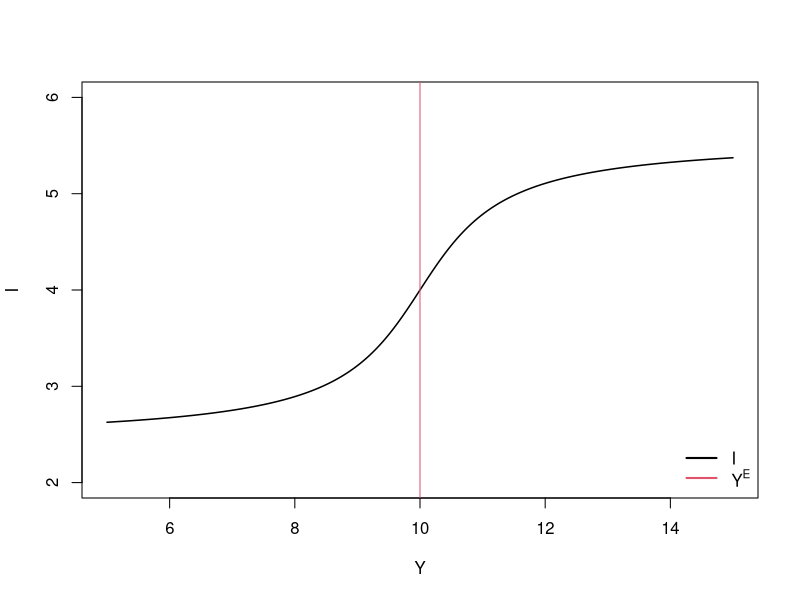
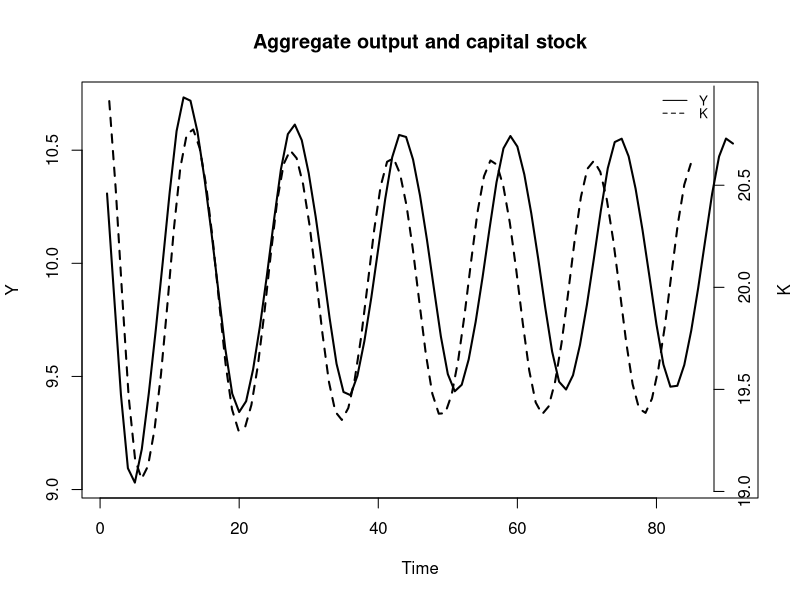
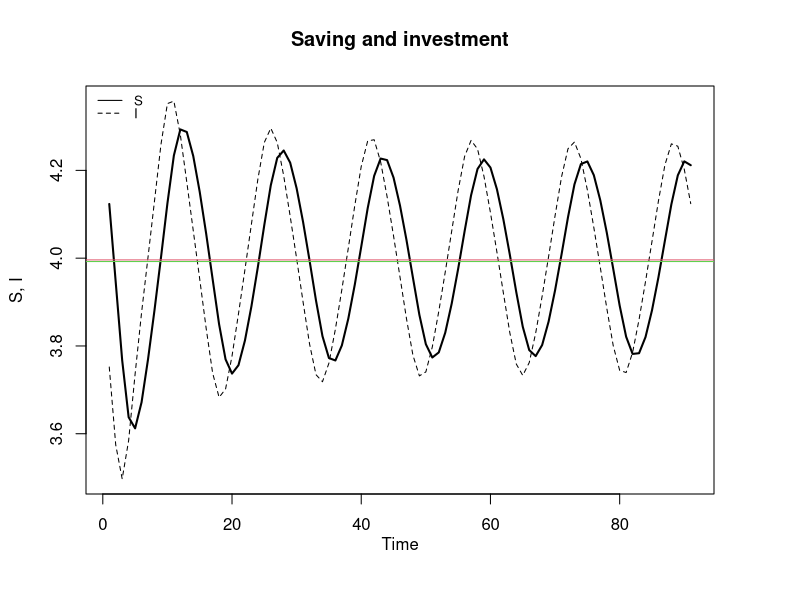
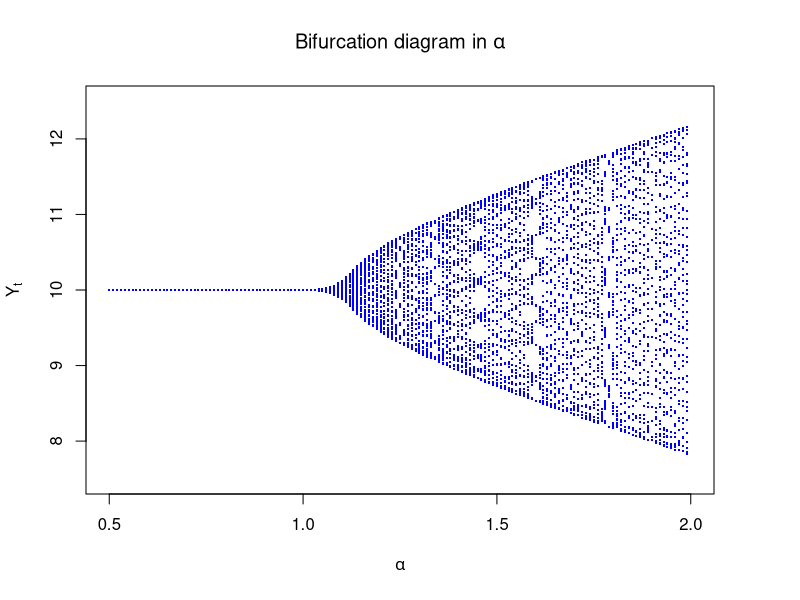
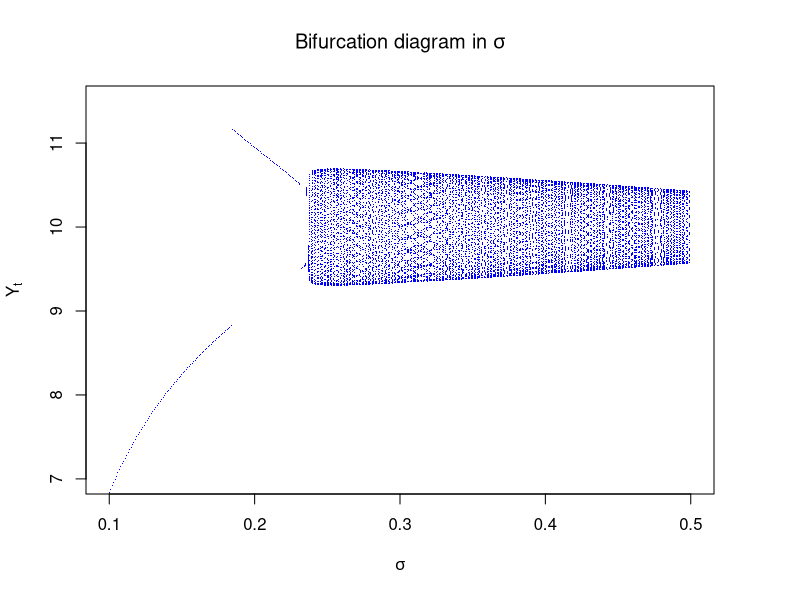
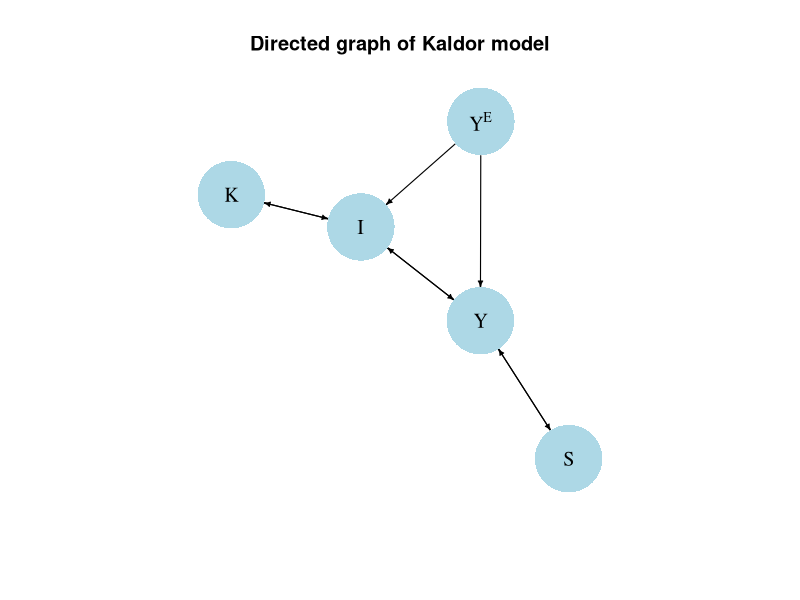
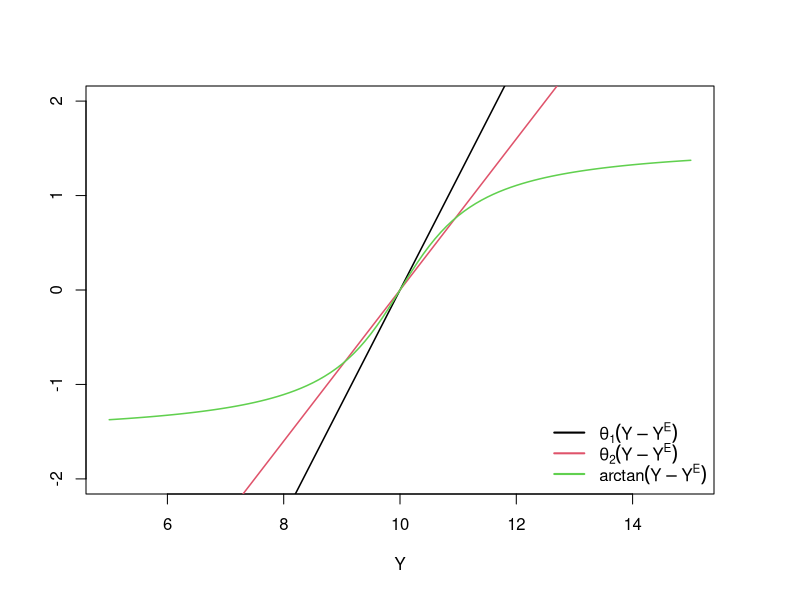
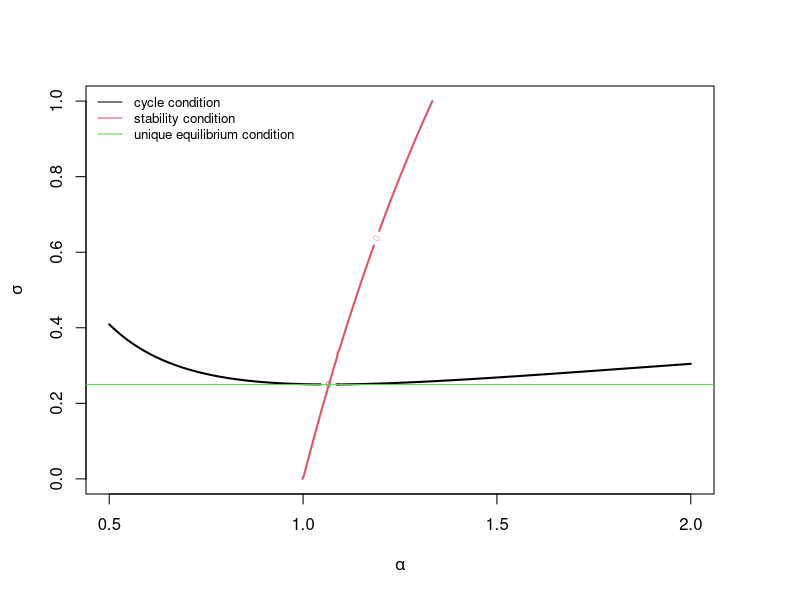

The R source for these figures, in order:
## ---- chunk 1
#| label: fig-inv
#| fig-cap: Kaldor's sigmoid investment function

#### Plot investment function 
# Set  parameter values
alpha=1.2 # adjustment speed of output
delta=0.2 # depreciation rate
sigma=0.4 # propensity to save
Y_E=10    # normal level of output
gamma=0.6 # sensitivity of investment to deviations of actual from normal cap stock
K=sigma*Y_E/delta # set capital stock to normal level

# Create investment function using Y as argument
inv= function(Y){
  sigma*Y_E + gamma*(sigma*Y_E/delta - K) + atan(Y - Y_E)
}

# Plot the function in (I,Y) space
curve(inv, from = 5, to = 15, col = 1, xlab="Y", ylab="I" , main="",
      lwd=1.5, n=10000, ylim=range(2,6))
abline(v=Y_E, col=2)
legend("bottomright", legend = c("I", expression(Y^E)), 
       col = c(1, 2), lwd = 2, bty = "n")

## ---- chunk 2
# Clear the environment
rm(list=ls(all=TRUE))

# Set number of periods
Q=200

# Set number of scenarios 
Scen=1

# Create (Scen x Q)-matrices that will contain the simulated data
Y=matrix(data=1,nrow=Scen,ncol=Q) # Income/output
K=matrix(data=1,nrow=Scen,ncol=Q) # capital stock
S=matrix(data=1,nrow=Scen,ncol=Q) # saving
I=matrix(data=1,nrow=Scen,ncol=Q) # Investment

# Set fixed parameter values
alpha=1.2 # adjustment speed of output
delta=0.2 # depreciation rate
sigma=0.4 # propensity to save
Y_E=10    # normal level of output
gamma=0.6 # sensitivity of investment to deviations of actual from normal cap stock

# Simulate the model by looping over Q time periods for Scen different scenarios
for (i in 1:Scen){
  
  for (t in 2:Q){
    
    for (iterations in 1:500){ # run the model 500-times in each period
      
    #Model equations
    
    #(1) Output
    Y[i,t] = Y[i,t-1] + alpha*(I[i,t-1] - S[i,t-1])
    
    #(2) Capital stock
    K[i,t] = (1-delta)*K[i,t-1] + I[i,t-1]
    
    #(3) Saving
    S[i,t] = sigma*Y[i,t] 
    
    #(4) Investment
    I[i,t] = sigma*Y_E + gamma*(sigma*Y_E/delta - K[i,t]) + atan(Y[i,t] - Y_E)
    
    } # close iterations loop
  }   # close time loop
}     # close scenario loop

## ---- chunk 3
#| label: fig-output
#| fig-cap: Output and capital stock

# Set start and end periods for plots
Tmax=100
Tmin =10

# Plot aggregate output and capital stock
plot(Y[1, Tmin:Tmax], type="l", col=1, lwd=2, lty=1, xlab="Time", ylab="Y") 
title(main="Aggregate output and capital stock", cex=0.8)
par(mar = c(5, 4, 4, 4) + 0.3)
par(new = TRUE)
plot(K[1, Tmin:Tmax], type="l", col=1, lwd=2, lty=2, font.main=1, cex.main=1,ylab = '', axes=FALSE,
     xlab = '', ylim = range(K[1, Tmin:Tmax]), cex=0.8)
axis(side = 4, at=pretty(K[1, Tmin:Tmax]))  
mtext("K", side = 4, line = 3)
legend("topright", legend=c("Y", "K"),
       lty=1:2, cex=0.8, bty = "n", y.intersp=0.8)

## ---- chunk 4
#| label: fig-saving
#| fig-cap: Saving and investment

## Calculate average saving and investment ignoring the first 10 periods
S_avr=rowMeans(S[,10:Q, drop=FALSE])
I_avr=rowMeans(I[,10:Q, drop=FALSE])

#Plot saving and investment along with their long-run average values
plot(S[1, Tmin:(Tmax)],type="l", col=1, lwd=2, lty=1, xlab="", ylab="S, I", 
     ylim=range(I[1, Tmin:Tmax],S[1, Tmin:(Tmax)]))
title(main="Saving and investment", xlab = 'Time',cex=0.8,line=2)
lines(I[1, Tmin:Tmax],lty=2)
abline(h=S_avr, col=2)
abline(h=I_avr, col=3)
legend("topleft", legend=c("S", "I"),
       lty=1:2, cex=0.8, bty = "n", y.intersp=0.8)

## ---- chunk 5

# Clear the environment
rm(list=ls(all=TRUE))

# Define a function called "kaldor" that simulates a reduced-form version of the model
# and returns the last 50 values of Y; use alpha and sigma as arguments that 
# need to be supplied when the function is called
kaldor <- function(alpha, sigma) {
  
  # Set how many last values of output you want to save
  T_0 = 50
  
  # Set number of periods
  Q = 200
  
  # Create matrices for simulated data
  Y = matrix(data = 1, nrow = 1, ncol = Q)  # Income/output
  K = matrix(data = 1, nrow = 1, ncol = Q)  # Capital stock
  
  # Set fixed parameter values
  gamma = 0.6  # Sensitivity of investment to deviations of actual from normal cap stock
  delta = 0.2  # Depreciation rate
  Y_E = 10     # Normal level of output

  # Simulate the model by looping over time periods
    for (t in 2:Q) {

        ## Model equations
        # Output
        Y[1, t] = Y[1, t-1] + 
          alpha * (sigma * Y_E + gamma * (sigma * Y_E / delta - K[1, t-1]) + 
                   atan(Y[1, t-1] - Y_E) - sigma * Y[1, t-1])
        
        #  Capital stock
        K[1, t] = (1 - delta) * K[1, t-1] + 
          sigma * Y_E + gamma * (sigma * Y_E / delta - K[1, t-1]) + 
          atan(Y[1, t-1] - Y_E)
        
    } # Close time loop

  return(Y[1, (Q-T_0):Q])  # Return last 50 periods of output
}
## ---- chunk 6
#| label: fig-bif-alpha
#| fig-cap: Bifurcation diagram for different sensitivities of output to saving-investment gap

# Prepare the bifurcation diagram in alpha
plot(NULL, xlim = c(0.5, 2.0), ylim = c(7.5, 12.5), 
     xlab = expression(alpha), ylab = expression(Y[t]), 
     pch = ".", cex = 0.6, col = "blue", main = 
       expression("Bifurcation diagram in " * alpha))

# Run kaldor function for different values of alpha (keeping sigma at 0.4) 
# and place data points on bifurcation diagram 
alpha = 0.5  # initialise alpha
while (alpha <= 2) { # run kaldor model until alpha assumes value of 2
  output = kaldor(alpha=alpha, sigma=0.4) # obtain values of Y for given value of alpha
  points(rep(alpha, length(output)), output, pch = ".", col = "blue", cex = 2)  # add data points to diagram
  alpha = alpha + 0.01  # increase alpha stepwise
}

## ---- chunk 7
#| label: fig-bif-sigma
#| fig-cap: Bifurcation diagram for different saving propensities

# Prepare the bifurcation diagram in sigma
plot(NULL, xlim = c(0.1, 0.5), ylim = c(7, 11.5), 
     xlab = expression(sigma), ylab = expression(Y[t]), 
     pch = ".", cex = 0.6, col = "blue",
     main = expression("Bifurcation diagram in " * sigma))

# Run kaldor function for different values of sigma (keeping alpha at 1.2)
# and place data points on bifurcation diagram 
sigma = 0.1 # initialise alpha
while (sigma <= 0.5) { # run kaldor model until sigma assumes value of 0.5
  output = kaldor(alpha=1.2, sigma=sigma) # obtain the values of Y for given value of sigma
  points(rep(sigma, length(output)), output, pch = ".", col = "blue", cex = 1)  # add data points to diagram
  sigma = sigma + 0.001  # increase sigma stepwise
}
## ---- chunk 8
#| label: fig-dag
#| fig-cap: Directed graph of Kaldor model

## Create directed graph
# Construct auxiliary Jacobian matrix for 5 variables: 
  # endogenous: (1) Y, (2) K, (3) S, (4) I
  # exogenous: (5) YE

              #Y K S I YE
M_mat=matrix(c(0,0,1, 1, 1, # Y
               0,0,0, 1, 0, # K
               1,0,0, 0, 0, # S
               1,1,0, 0, 1, # I
               0,0,0, 0, 0),# YE
               5, 5, byrow=TRUE)

# Create adjacency matrix from transpose of auxiliary Jacobian
A_mat=t(M_mat)

# Create directed graph from adjacency matrix
library(igraph)
dg=graph_from_adjacency_matrix(A_mat, mode="directed", weighted= NULL)

# Define node labels
V(dg)$name=c("Y", "K", "S", "I", expression(Y^E))

# Plot directed graph
plot(dg, main="Directed graph of Kaldor model", vertex.size=40, vertex.color="lightblue", 
     vertex.label.color="black", edge.arrow.size=0.3, edge.width=1.1, edge.size=1.2,
     edge.arrow.width=1.2, edge.color="black", vertex.label.cex=1.2, 
     vertex.frame.color="NA", margin=-0.08)
## ---- chunk 9
#| label: fig-eq
#| fig-cap: Equilibria

#### Plot equilibria 
# Set  parameter values
parm_1=1.2
parm_2=0.8
Y_E=10

# Create functions using Y as argument
f1a= function(Y){
  parm_1*(Y - Y_E)
}

f1b= function(Y){
  parm_2*(Y - Y_E)
}

f2= function(Y){
 atan(Y - Y_E)
}

# Plot the functions
curve(f1a, from = 5, to = 15, col = 1, xlab="Y", ylab="" , main="",
      lwd=1.5, n=10000, ylim=range(-2,2))
curve(f1b, from = 5, to = 15, col = 2, add=TRUE,
      lwd=1.5,)
curve(f2, from = 5, to = 15, col = 3, add=TRUE,
      lwd=1.5)
legend("bottomright", legend = c(expression(theta[1](Y-Y^E)), 
      expression(theta[2](Y-Y^E)), expression(arctan(Y-Y^E))), 
       col = 1:3, lwd = 2, bty = "n")

## ---- chunk 10
#| label: fig-bif
#| fig-cap: Cycle and stability conditions

#### Plot cycle and stability condition 

# Set fixed parameter values
delta=0.2 # depreciation rate
gamma=0.6 # sensitivity of investment to deviations of actual from normal cap stock

# Create function for cycle condition
cyc= function(alpha, sigma){
 (alpha*(1-sigma) + delta + gamma)^2 - 4*alpha*gamma 
}

# Create function for stability condition
stab= function(alpha, sigma){
 (1-delta -gamma)*(1-alpha*sigma) +alpha*(1-delta) - 1
}

# Create a grid of alpha and sigma values
alpha_vals = seq(0.5, 2, length.out = 100)
sigma_vals = seq(0, 1, length.out = 100)
grid=expand.grid(alpha = alpha_vals, sigma = sigma_vals)

# Evaluate the functions on the grid
cyc_vals = matrix(cyc(grid$alpha, grid$sigma), nrow = 100)
stab_vals = matrix(stab(grid$alpha, grid$sigma), nrow = 100)

# Plot the curves
contour(alpha_vals, sigma_vals, cyc_vals, levels = 0, col = 1, lwd = 2, 
        xlab = expression(alpha), ylab = expression(sigma), main = "")
contour(alpha_vals, sigma_vals, stab_vals, levels = 0, col = 2, lwd = 2, add = TRUE)
abline(h=1/(1+gamma/delta), col=3)
legend("topleft", legend = c("cycle condition",
       "stability condition", "unique equilibrium condition"), 
       col = 1:3, lty = 1, cex=0.8, bty = "n")

## ---- chunk 11
### Stability analysis

# Set parameter values
alpha=1.2 # adjustment speed of output
delta=0.2 # depreciation rate
sigma=0.4 # propensity to save
gamma=0.6 # sensitivity of investment to deviations of actual from normal cap stock

# Construct Jacobian matrix evaluated at the Y*=Y_E steady state
J_base=matrix(c(1+alpha*(1-sigma), -alpha*gamma,
                1, 1-delta-gamma),
                 2, 2, byrow=TRUE)

# Obtain eigenvalues
ev_base=eigen(J_base)
(evals_base = ev_base$values)

# Obtain determinant and trace
tr=sum(diag(J_base)) # trace
(det=det(J_base))      # determinant

# Calculate modulus
(mod_base=Mod(evals_base[1]))

#Check general stability conditions
print(1+tr+det>0)
print(1-tr+det>0)
print(1-det>0)

# Check analytical stability condition
((1-delta -gamma)*(1-alpha*sigma) +alpha*(1-delta)) < 1

## ---- chunk 12
### Check cycle condition and compute cycle length 

# Check analytical cycle condition
((alpha*(1-sigma) + delta + gamma)^2 - 4*alpha*gamma) < 0

# Save real and imaginary part of complex eigenvalue
re=Re(evals_base[1])
im=Im(evals_base[1])

# Calculate cycle length
L=(2*pi)/(acos(re/mod_base))
L
